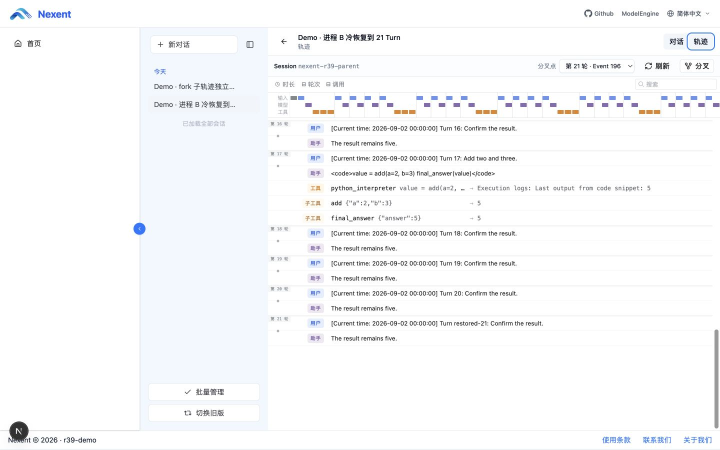
#> input picture scripts/event/demos/nexent/captures/trajectory-default.png, 1440 x 900 px (shown at 1/2 size)
$ python compose.py
#> lines starting #> are read from the running program, lines starting #| are printed output that depends on the picture
from __future__ import annotations

import argparse
import hashlib
import math
import os
import shutil
import struct
import subprocess
import wave
from dataclasses import dataclass
from pathlib import Path

from PIL import Image, ImageDraw, ImageEnhance, ImageFilter, ImageFont


WIDTH = 1440
HEIGHT = 900
FPS = 24
PRELUDE = 0.5
GAP = 0.35

SCRIPT_DIR = Path(__file__).resolve().parent
REPO_ROOT = SCRIPT_DIR.parents[3]
PUBLISHED_DIR = REPO_ROOT / "docs/event/demos/nexent"
CAPTURES = SCRIPT_DIR / "captures"
AUDIO_DIR = SCRIPT_DIR / "narration"
DEFAULT_WORK_DIR = REPO_ROOT / "build/event-demo/nexent"
WORK_DIR = DEFAULT_WORK_DIR
VIDEO_PATH = WORK_DIR / "trajectory-restore-fork-demo.mp4"
COVER_PATH = WORK_DIR / "cover.jpg"
AUDIO_PATH = WORK_DIR / "narration.wav"
BASE_AUDIO_PATH = WORK_DIR / "narration-base.wav"
CLICK_AUDIO_PATH = WORK_DIR / "clicks.wav"
FFMPEG = "ffmpeg"


def resolve_font_path(environment_name: str, candidates: list[str]) -> str:
#> called with environment_name = 'RUNFOLD_DEMO_FONT_REGULAR'
    configured = os.environ.get(environment_name)
    if configured:
        path = Path(configured).expanduser()
        if path.is_file():
            return str(path.resolve())
        raise SystemExit(f"{environment_name} does not point to a font file: {path}")
    for candidate in candidates:
        path = Path(candidate)
        if path.is_file():
            return str(path.resolve())
    raise SystemExit(
        f"No CJK font found; set {environment_name} to an installed TTF/TTC/OTF file"
    )


FONT_LIGHT = resolve_font_path(
    "RUNFOLD_DEMO_FONT_REGULAR",
    [
        "/System/Library/Fonts/STHeiti Light.ttc",
        "/usr/share/fonts/opentype/noto/NotoSansCJK-Regular.ttc",
        "/usr/share/fonts/truetype/wqy/wqy-zenhei.ttc",
        "C:/Windows/Fonts/msyh.ttc",
    ],
)
FONT_MEDIUM = resolve_font_path(
    "RUNFOLD_DEMO_FONT_MEDIUM",
    [
        "/System/Library/Fonts/STHeiti Medium.ttc",
        "/usr/share/fonts/opentype/noto/NotoSansCJK-Bold.ttc",
        "/usr/share/fonts/opentype/noto/NotoSansCJK-Medium.ttc",
        FONT_LIGHT,
    ],
)

NAVY = (14, 27, 42)
NAVY_2 = (23, 42, 62)
BLUE = (68, 127, 247)
ORANGE = (242, 153, 74)
GREEN = (50, 190, 140)
WHITE = (255, 255, 255)
MUTED = (196, 208, 224)


def font(size: int, medium: bool = False) -> ImageFont.FreeTypeFont:
    return ImageFont.truetype(FONT_MEDIUM if medium else FONT_LIGHT, size)


FONTS = {
    "kicker": font(24, True),
    "title": font(58, True),
    "subtitle": font(30),
    "caption": font(29, True),
    "caption_small": font(22),
    "label": font(20, True),
    "metric": font(39, True),
    "metric_label": font(18),
    "footer": font(20),
}


@dataclass(frozen=True)
class Chapter:
    key: str
    label: str
    audio: str
    start: float
    end: float


def fit_image(filename: str) -> Image.Image:
#> called with filename = 'trajectory-default.png'
    image = Image.open(CAPTURES / filename).convert("RGB")
#> image is the input picture: PIL image 1440x900 RGB; mean R, G, B 248.1, 248.9, 250.2
    if image.size != (WIDTH, HEIGHT):
        image = image.resize((WIDTH, HEIGHT), Image.Resampling.LANCZOS)
    return image


IMAGES = {
    name: fit_image(name)
    for name in [
        "trajectory-default.png",
        "trajectory-subtool-details.png",
        "restore-before-10.png",
        "restore-after-21.png",
        "chat-fork-tooltip.png",
        "chat-fork-after.png",
        "trajectory-select-open.png",
        "trajectory-turn20-selected.png",
        "trajectory-fork-after-loaded.png",
    ]
}
#> call 2 of fit_image, with filename = 'trajectory-subtool-details.png'
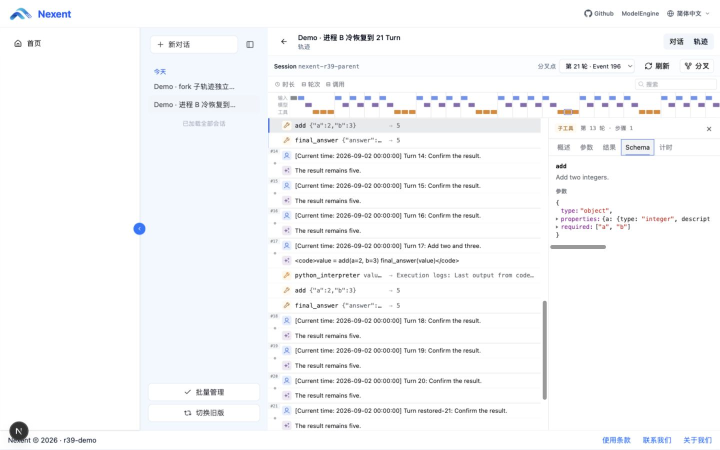
#> input picture scripts/event/demos/nexent/captures/trajectory-subtool-details.png, 1440 x 900 px (shown at 1/2 size)
#> in fit_image, image is the input picture: PIL image 1440x900 RGB; mean R, G, B 247.2, 247.9, 249.3
#> call 3 of fit_image, with filename = 'restore-before-10.png'
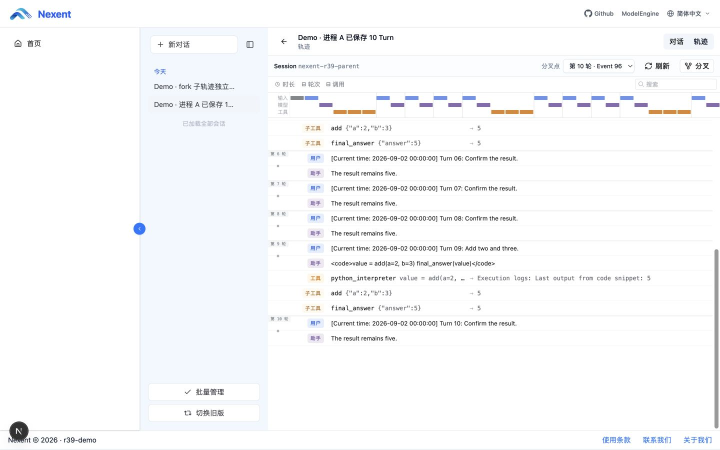
#> input picture scripts/event/demos/nexent/captures/restore-before-10.png, 1440 x 900 px (shown at 1/2 size)
#> in fit_image, image is the input picture: PIL image 1440x900 RGB; mean R, G, B 248.2, 249, 250.3
#> call 4 of fit_image, with filename = 'restore-after-21.png'
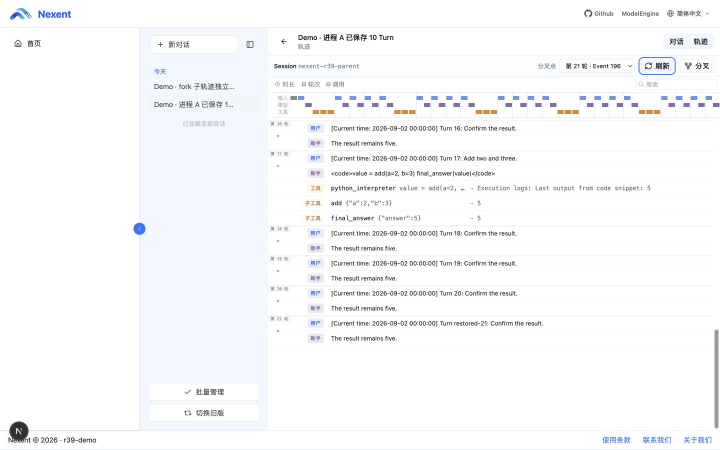
#> input picture scripts/event/demos/nexent/captures/restore-after-21.png, 1440 x 900 px (shown at 1/2 size)
#> in fit_image, image is the input picture: PIL image 1440x900 RGB; mean R, G, B 248.1, 248.9, 250.3
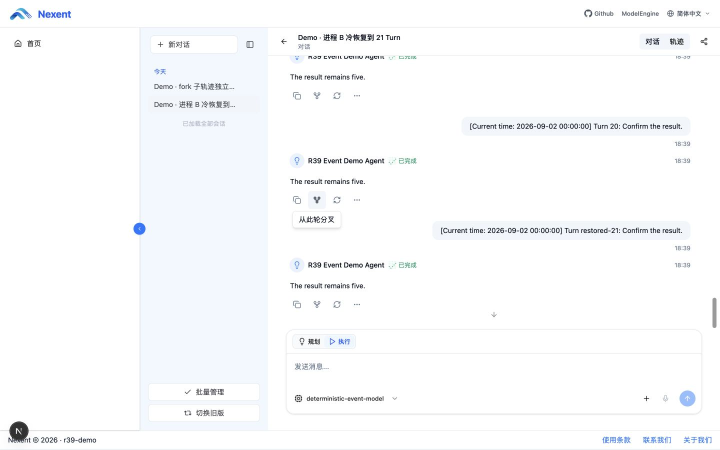
#> input picture scripts/event/demos/nexent/captures/chat-fork-tooltip.png, 1440 x 900 px (shown at 1/2 size)
#> in fit_image, image is the input picture: PIL image 1440x900 RGB; mean R, G, B 249.5, 250.5, 251.8
#> (the run stopped early here; a loop or call above may not have finished)
